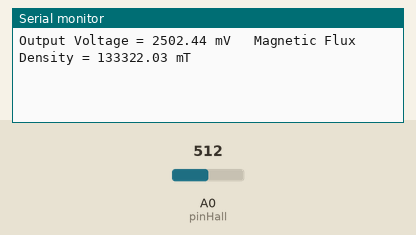
A sketch run on a simulated Arduino Uno, built with avr-gcc and run on an emulated ATmega328P. On the bench: the last lines printed to the serial monitor. The test bench sets the inputs (shaded band); at power-on: A0 (pinHall) = 512.

Above: at 1.2 s.
1.3 s: A0 (pinHall) set to 716
At 2.6 s:
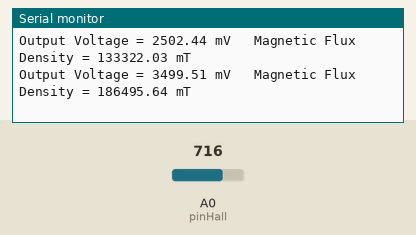
2.8 s: A0 (pinHall) set to 900
At 5.0 s:
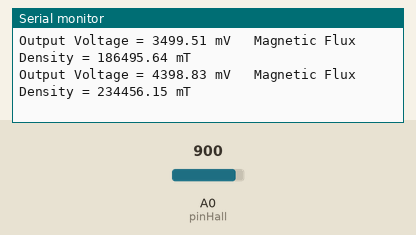
Timing chart, 0 to 6.5 s (numbered marks = the images above; inputs shaded):
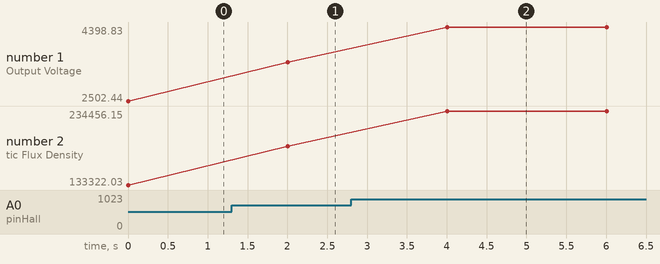

The sketch:

magnetism_example.ino
```cpp
const int pinHall = A0;
void setup() {
  pinMode(pinHall, INPUT);
  Serial.begin(9600);
}
void loop() {

  //we measure 10 times adn make the mean
  long measure = 0;
  for(int i = 0; i < 10; i++){
      int value =
      measure += analogRead(pinHall);
  }
  measure /= 10;
  //voltage in mV
  float outputV = measure * 5000.0 / 1023;
  Serial.print("Output Voltage = ");
  Serial.print(outputV);
  Serial.print(" mV   ");
;

  //flux density
  float magneticFlux =  outputV * 53.33 - 133.3;
  Serial.print("Magnetic Flux Density = ");
  Serial.print(magneticFlux);
  Serial.print(" mT");
  delay(2000);
  //newline
  Serial.print("\n");
}
```

Measured:
- after the input at 1.3 s, the serial monitor: prints a new line after 0.70 s (image 1)
- after the input at 2.8 s, the serial monitor: prints a new line after 1.2 s (image 2)
- plotted number 1: 2502.44 → 3499.51 after the input at 1.3 s, 3499.51 → 4398.83 after the input at 2.8 s
- plotted number 2: 133322.03 → 186495.64 after the input at 1.3 s, 186495.64 → 234456.15 after the input at 2.8 s
